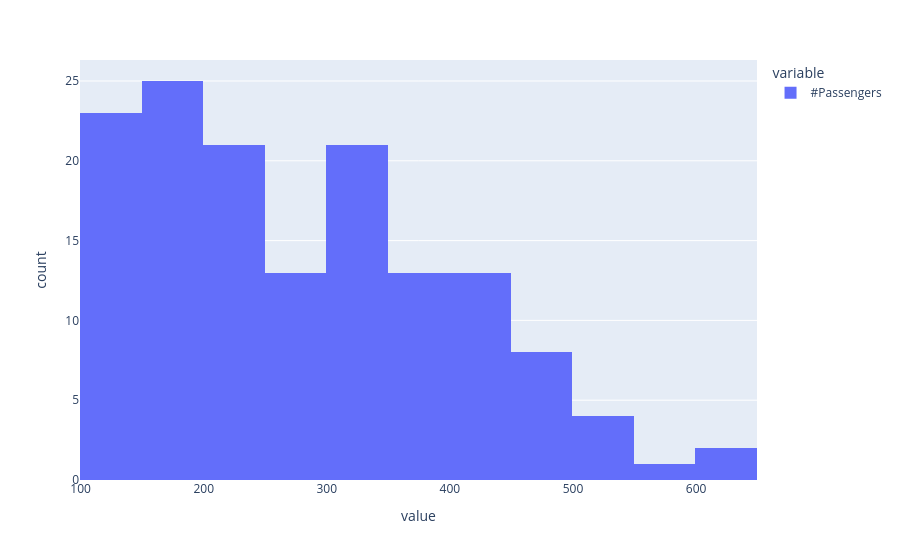

The notebook cell saved with this chart:
### Markdown cell above
## Visualización de la distribución de los datos.

### Code cell
fig = px.histogram(df['#Passengers'])
fig.show()

### Figure 1 — Plotly figure (JSON) as saved in the notebook; plotly's stock layout.template omitted (floating-point values rounded to 4 significant figures; data arrays with more than 128 entries replaced by an {"elided": "..."} marker saying what was removed)
{"data": [{"alignmentgroup": "True", "bingroup": "x", "hovertemplate": "variable=#Passengers<br>value=%{x}<br>count=%{y}<extra></extra>", "legendgroup": "#Passengers", "marker": {"color": "#636efa", "pattern": {"shape": ""}}, "name": "#Passengers", "offsetgroup": "#Passengers", "orientation": "v", "showlegend": true, "type": "histogram", "x": {"elided": "144 int values"}, "xaxis": "x", "yaxis": "y"}], "layout": {"barmode": "relative", "legend": {"title": {"text": "variable"}, "tracegroupgap": 0}, "margin": {"t": 60}, "xaxis": {"anchor": "y", "domain": [0, 1], "title": {"text": "value"}}, "yaxis": {"anchor": "x", "domain": [0, 1], "title": {"text": "count"}}}}
